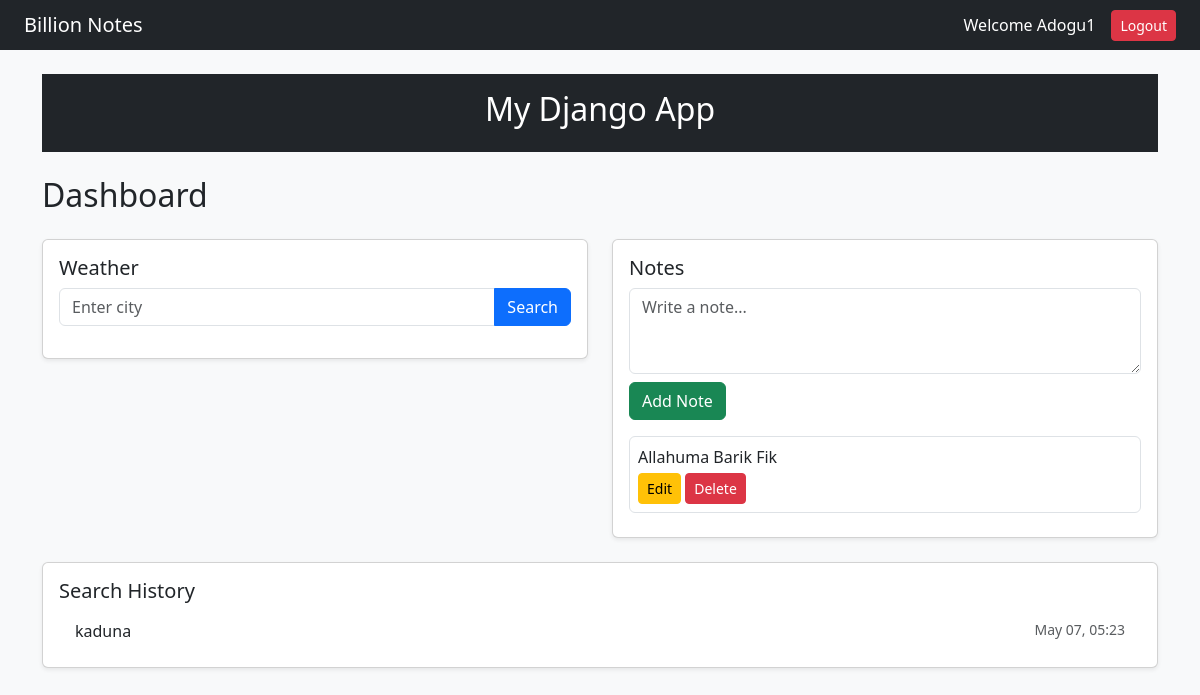
/dashboard/ (signed in), run on the app's committed database.
### playground/models.py (models this page shows, shortened)
class Note(models.Model):
    user = models.ForeignKey(User, on_delete=models.CASCADE)
    content = models.TextField()

### weather/models.py (models this page shows)
class SearchHistory(models.Model):
    user = models.ForeignKey(User, on_delete=models.CASCADE)
    city = models.CharField(max_length=100)
    searched_at = models.DateTimeField(auto_now_add=True)

### dashboard/views.py (the view, shortened to what this page needs)
# urls.py: path("dashboard/", views.dashboard_view, name="dashboard"),
@login_required
def dashboard_view(request):
    context = {}
    notes = Note.objects.filter(user=request.user).order_by("-id")
    history = SearchHistory.objects.filter(user=request.user).order_by("-searched_at")
    context["notes"] = notes
    context["history"] = history
    city = request.GET.get("city")
    return render(request, "dashboard.html", context)

### weather/templates/dashboard.html (shortened to what this page needs)
{% extends "base.html" %}
{% block content %}
<h2 class="mb-4">Dashboard</h2>
<div class="row">
    <div class="col-md-6">
        <div class="card shadow-sm mb-4">
            <div class="card-body">
                <h5 class="card-title">Weather</h5>
                <form method="POST" class="mb-3">
                    <div class="input-group">
                        <input type="text" name="city" class="form-control" placeholder="Enter city">
                        <button class="btn btn-primary" name="search_weather">Search</button>
                    </div>
                </form>
            </div>
        </div>
    </div>
    <div class="col-md-6">
        <div class="card shadow-sm mb-4">
            <div class="card-body">
                <h5 class="card-title">Notes</h5>
                <form method="POST" class="mb-3">
                    <textarea name="content" class="form-control mb-2" rows="3" placeholder="Write a note..."></textarea>
                    <button class="btn btn-success" name="add_note">Add Note</button>
                </form>
                {% for note in notes %}
                    <div class="border rounded p-2 mb-2">
                        <p class="mb-1">{{ note.content }}</p>
                        <a href="{% url 'playground:edit_note' note.id %}" class="btn btn-sm btn-warning">Edit</a>
                        <a href="{% url 'playground:delete_note' note.id %}" class="btn btn-sm btn-danger">Delete</a>
                    </div>
                {% empty %}
                    <p class="text-muted">No notes yet</p>
                {% endfor %}
            </div>
        </div>
    </div>
</div>
<div class="card shadow-sm">
    <div class="card-body">
        <h5 class="card-title">Search History</h5>
        <ul class="list-group list-group-flush">
            {% for item in history %}
                <li class="list-group-item">
                    {{ item.city }}
                    <span class="text-muted small float-end">
                        {{ item.searched_at|date:"M d, H:i" }}
                    </span>
                </li>
            {% empty %}
                <li class="list-group-item text-muted">No history yet</li>
            {% endfor %}
        </ul>
    </div>
</div>
{% endblock %}

### playground/templates/base.html (shortened to what this page needs)
<!DOCTYPE html>
<html>
<head>
    <link href="https://cdn.jsdelivr.net/npm/bootstrap@5.3.3/dist/css/bootstrap.min.css" rel="stylesheet">
</head>
<body class="bg-light">
<nav class="navbar navbar-dark bg-dark px-4">
    <span class="navbar-brand mb-0 h1">Billion Notes</span>
    <div class="d-flex align-items-center">
        <span class="text-white me-3">
            Welcome {{ request.user.username }}
        </span>
        <form method="POST" action="{% url 'logout' %}" class="mb-0">
            <button type="submit" class="btn btn-danger btn-sm">Logout</button>
        </form>
    </div>
</nav>
<div class="container mt-4">
    <div class="text-center mb-4 p-3 bg-dark text-white">
        <h2>My Django App</h2>
    </div>
    {% block content %}
    {% endblock %}
</div>
</body>
</html>

### data on the page
Note: content "Allahuma Barik Fik"
SearchHistory: city "kaduna", searched_at "May 07, 05:23"

### other printed values
{{ request.user.username }} "Adogu1"
